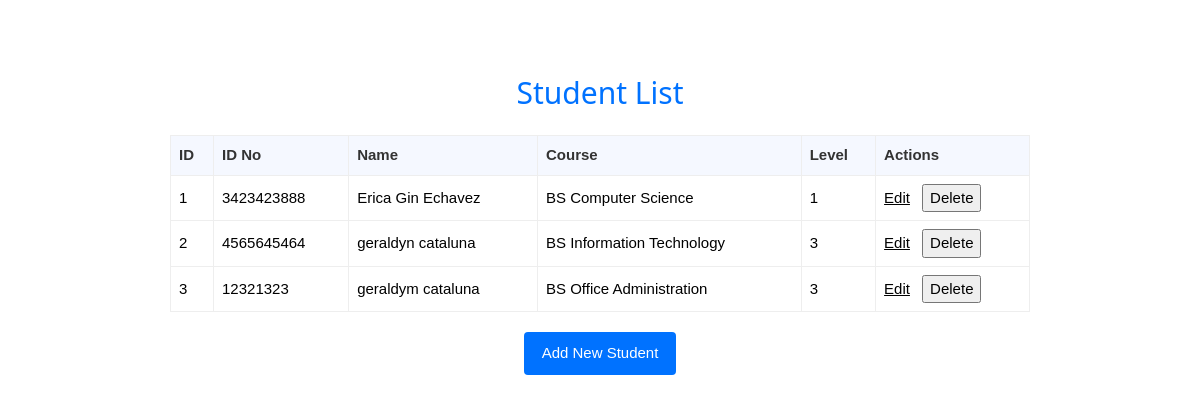
Page /list on the committed database.
### tables this page shows
CREATE TABLE student (
            id INTEGER PRIMARY KEY AUTOINCREMENT,
            idno VARCHAR(10) UNIQUE,
            firstname VARCHAR(50),
            lastname VARCHAR(50),
            course VARCHAR(10),
            level VARCHAR(5)
        );

### app.py (the view)
@app.route("/list")
def view_list():
    conn = sqlite3.connect(DB_NAME)
    conn.row_factory = sqlite3.Row
    cursor = conn.cursor()
    students = cursor.execute("SELECT * FROM student").fetchall()
    conn.close()
    return render_template("list.html", students=students)

### templates/list.html (shortened to what this page needs)
{% extends 'base.html' %}
{% block content %}
<div style="max-width:900px;margin:40px auto;padding:20px;">
    <h2 style="text-align:center;color:#0072ff;margin-bottom:20px;">Student List</h2>
    {% if students|length == 0 %}
        <div style="text-align:center;color:#666;padding:30px;border:1px dashed #ddd;">No students found.</div>
    {% else %}
    <div class="table-wrapper" style="overflow-x:auto;-webkit-overflow-scrolling:touch;">
    <table style="width:100%;border-collapse:collapse;min-width:640px;">
        <thead>
            <tr style="background:#f5f8ff;color:#333;text-align:left;">
                <th style="padding:8px;border:1px solid #eee;">ID</th>
                <th style="padding:8px;border:1px solid #eee;">ID No</th>
                <th style="padding:8px;border:1px solid #eee;">Name</th>
                <th style="padding:8px;border:1px solid #eee;">Course</th>
                <th style="padding:8px;border:1px solid #eee;">Level</th>
                <th style="padding:8px;border:1px solid #eee;">Actions</th>
            </tr>
        </thead>
        <tbody>
            {% for s in students %}
            <tr>
                <td style="padding:8px;border:1px solid #eee;">{{ s['id'] }}</td>
                <td style="padding:8px;border:1px solid #eee;">{{ s['idno'] }}</td>
                <td style="padding:8px;border:1px solid #eee;">{{ s['firstname'] }} {{ s['lastname'] }}</td>
                <td style="padding:8px;border:1px solid #eee;">{{ s['course'] }}</td>
                <td style="padding:8px;border:1px solid #eee;">{{ s['level'] }}</td>
                <td style="padding:8px;border:1px solid #eee;white-space:nowrap;">
                    <a href="{{ url_for('edit_student', student_id=s['id']) }}" class="btn-edit">Edit</a>
                    <form method="POST" action="{{ url_for('delete_student', student_id=s['id']) }}" style="display:inline;margin-left:8px;" onsubmit="return confirm('Delete this student?');">
                        <button type="submit" class="btn-delete">Delete</button>
                    </form>
                </td>
            </tr>
            {% endfor %}
        </tbody>
    </table>
    </div>
    {% endif %}
    <div style="margin-top:20px;text-align:center;">
        <a href="/" style="display:inline-block;padding:10px 18px;background:#0072ff;color:#fff;border-radius:4px;text-decoration:none;">Add New Student</a>
    </div>
</div>
{% endblock %}

### static/w3.css (style rules this page uses)
*,*:before,*:after { box-sizing:inherit }
html { -ms-text-size-adjust:100%;-webkit-text-size-adjust:100% }
body { margin:0 }
a { background-color:transparent }
button,input,select,textarea,optgroup { font:inherit;margin:0 }
button,input { overflow:visible }
button,select { text-transform:none }
button,[type=button],[type=reset],[type=submit] { -webkit-appearance:button }
html,body { font-family:Verdana,sans-serif;font-size:15px;line-height:1.5 }
html { overflow-x:hidden }
h2 { font-size:30px }
h1,h2,h3,h4,h5,h6 { font-family:"Segoe UI",Arial,sans-serif;font-weight:400;margin:10px 0 }
a { color:inherit }

### rows in the picture
student: id "1", idno "3423423888", firstname "Erica Gin", lastname "Echavez", course "BS Computer Science", level "1"
student: id "2", idno "4565645464", firstname "geraldyn", lastname "cataluna", course "BS Information Technology", level "3"
student: id "3", idno "12321323", firstname "geraldym", lastname "cataluna", course "BS Office Administration", level "3"
